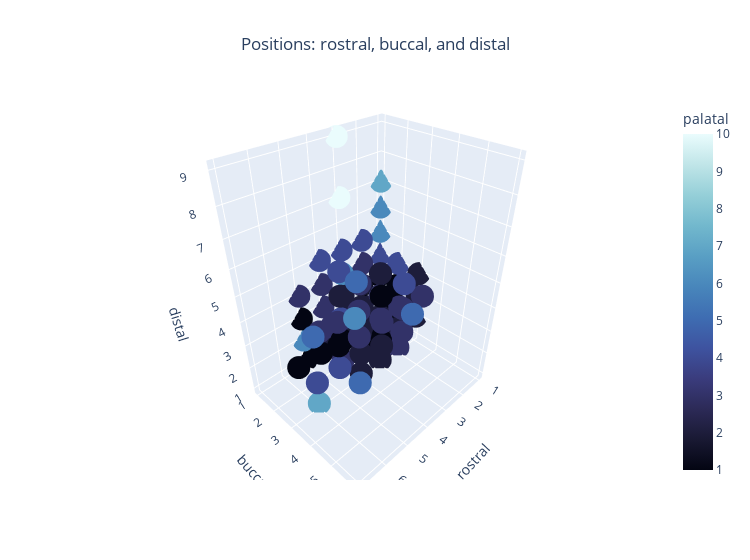

Here is the notebook cell this chart was saved with:
### Code cell
#check plot 
fig = px.scatter_3d(treatment_df, 
                    x="rostral", 
                    y="buccal", 
                    z="distal", 
                    hover_name ="subject_no", 
                    color = treatment_df.palatal, 
                    color_continuous_scale=px.colors.sequential.ice,
                    title = "Positions: rostral, buccal, and distal",
                    width=750)
fig.update_layout(legend=dict(x=0,y=1), title_x=0.5)
fig.show()

### Figure 1 — Plotly figure (JSON) as saved in the notebook; plotly's stock layout.template omitted (floating-point values rounded to 4 significant figures; data arrays with more than 128 entries replaced by an {"elided": "..."} marker saying what was removed)
{"data": [{"hovertemplate": "<b>%{hovertext}</b><br><br>rostral=%{x}<br>buccal=%{y}<br>distal=%{z}<br>palatal=%{marker.color}<extra></extra>", "hovertext": {"elided": "1243 str values"}, "legendgroup": "", "marker": {"color": {"elided": "1243 int values"}, "coloraxis": "coloraxis", "symbol": "circle"}, "mode": "markers", "name": "", "scene": "scene", "showlegend": false, "type": "scatter3d", "x": {"elided": "1243 int values"}, "y": {"elided": "1243 int values"}, "z": {"elided": "1243 int values"}}], "layout": {"coloraxis": {"colorbar": {"title": {"text": "palatal"}}, "colorscale": [[0, "rgb(3, 5, 18)"], [0.09091, "rgb(25, 25, 51)"], [0.1818, "rgb(44, 42, 87)"], [0.2727, "rgb(58, 60, 125)"], [0.3636, "rgb(62, 83, 160)"], [0.4545, "rgb(62, 109, 178)"], [0.5455, "rgb(72, 134, 187)"], [0.6364, "rgb(89, 159, 196)"], [0.7273, "rgb(114, 184, 205)"], [0.8182, "rgb(149, 207, 216)"], [0.9091, "rgb(192, 229, 232)"], [1, "rgb(234, 252, 253)"]]}, "legend": {"tracegroupgap": 0, "x": 0, "y": 1}, "scene": {"domain": {"x": [0, 1], "y": [0, 1]}, "xaxis": {"title": {"text": "rostral"}}, "yaxis": {"title": {"text": "buccal"}}, "zaxis": {"title": {"text": "distal"}}}, "title": {"text": "Positions: rostral, buccal, and distal", "x": 0.5}, "width": 750}}
